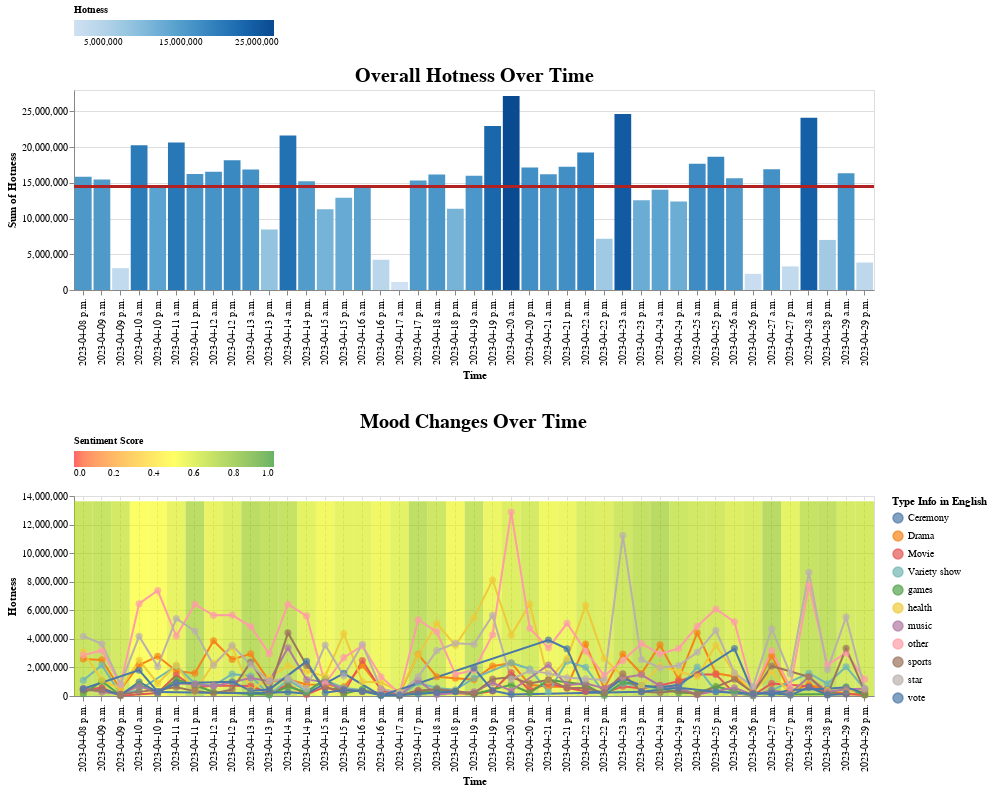

The cell this chart's notebook holds for it:
### Markdown cell above
## 4. Put the 3 figures above into one figure

### Code cell
config = alt.Config(
    view=alt.ViewConfig(
        width=800,
        height=200
    ),
    title=alt.TitleConfig(
        fontSize=20
    )
)    

combined_chart = alt.vconcat(chart2, chart1,spacing=30, config=config)
combined_chart.display()

from wordcloud import WordCloud
import matplotlib.pyplot as plt
import pandas as pd
import ipywidgets as widgets
from IPython.display import display, clear_output, HTML

out = widgets.Output()

# Define word cloud generation functions
def generate_wordcloud(text, time):
    """生成词云图"""
    fig, ax = plt.subplots(figsize=(15, 8))
    wordcloud = WordCloud(background_color='white', width=800, height=400).generate(text)
    ax.imshow(wordcloud, interpolation='bilinear')
    ax.set_title(time, fontsize=15)
    ax.axis('off')
    fig.suptitle("Word Cloud Over Time", fontsize=22)
    plt.show()

# Define sliders and event handlers
slider = widgets.IntSlider(min=0, max=grouped_morning_evening.shape[0]-1, step=1, value=0, 
                           description='Time Period', 
                           style={'handle_color': 'blue', 'font_size': '16pt'},
                           layout=widgets.Layout(width='80%', height='30px'),
                           continuous_update=True,
                           value_readout_format='d')

time_output = widgets.Output()
with time_output:
    print(grouped_morning_evening['Time'][slider.value])

def on_value_change(change):
    row_index = change['new']
    text = grouped_morning_evening['Sum of Hot Word in English'][row_index]
    time = grouped_morning_evening['Time'][row_index]
    with time_output:
        clear_output(wait=True)
        print(time)
    with out:
        clear_output(wait=True)
        generate_wordcloud(text, time)

slider.observe(on_value_change, names='value')

on_value_change({'new': 0}) # Add this line of code to display the word cloud for the first time period by default

# Put the slider and output in the same container and style them to be horizontally centered and vertically aligned
container = widgets.VBox([time_output, slider, out], layout=widgets.Layout(justify_content='center', align_items='center'))

# Display the container in Jupyter Notebook
display(container)
